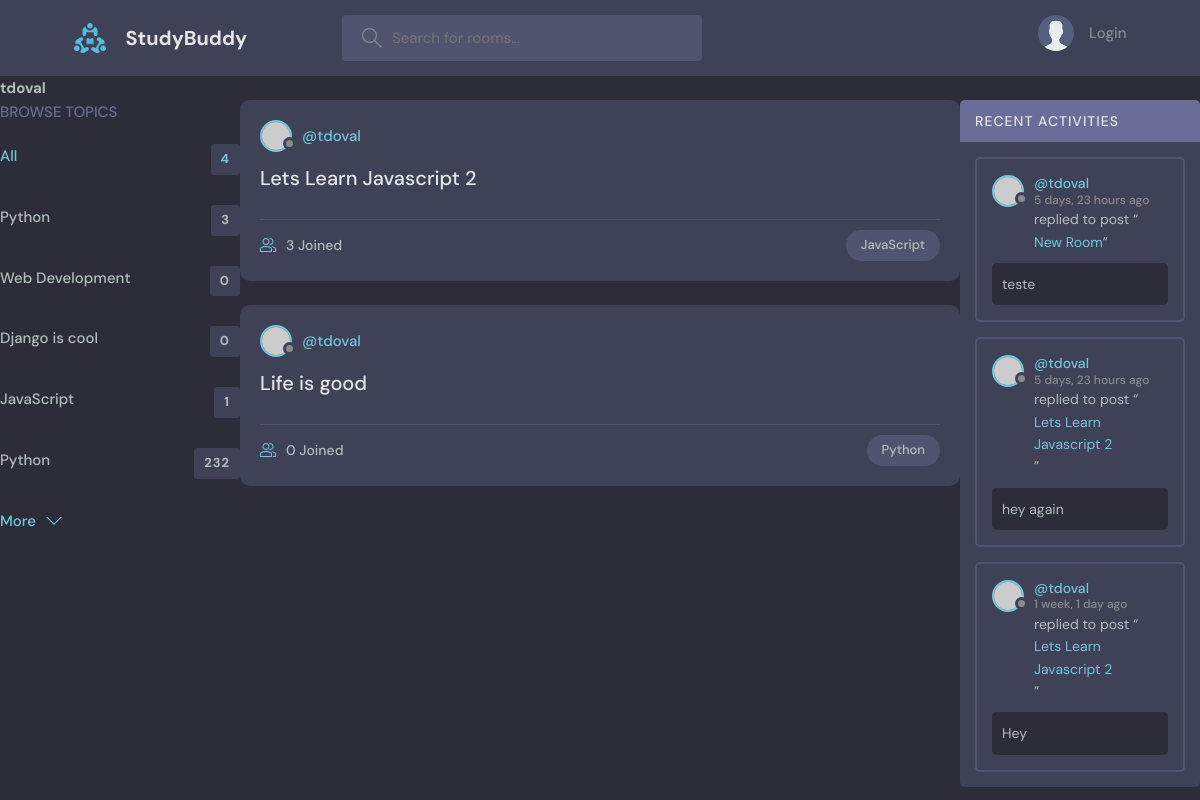
The app's page /profile/1/, older data.
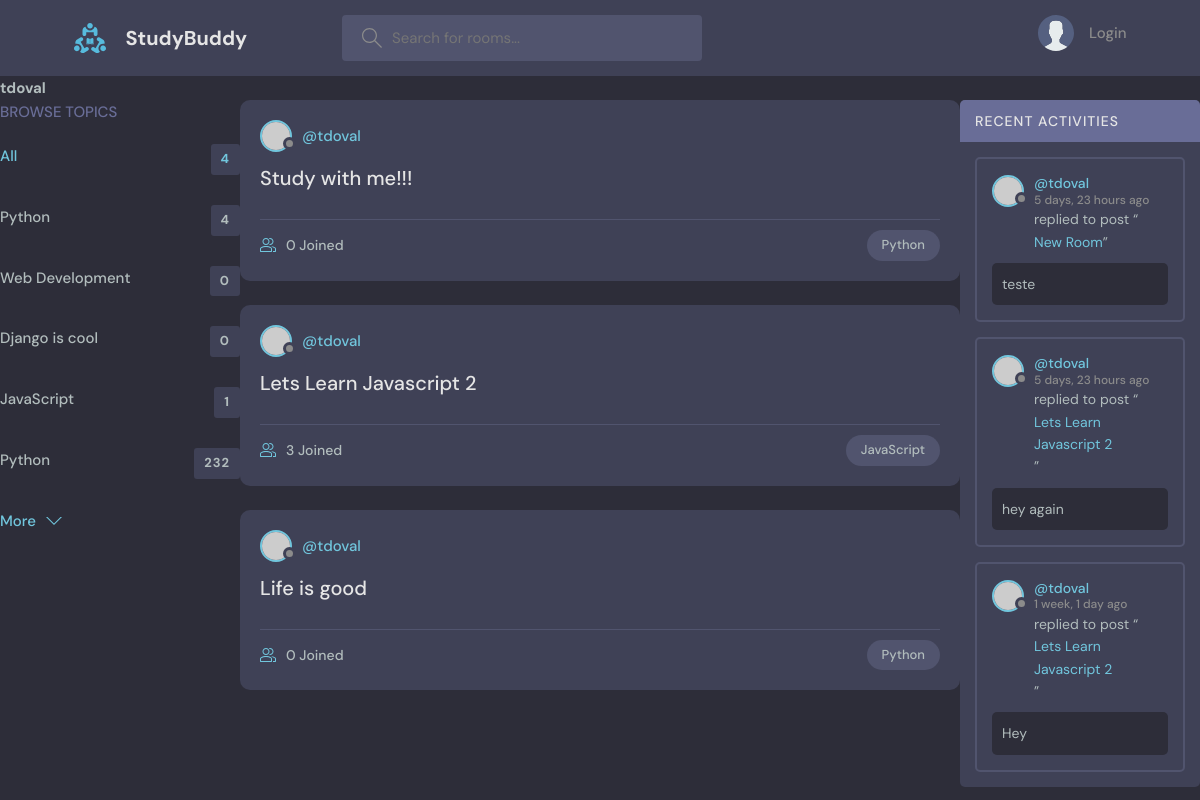
The same page, newer data.
### base/models.py (models this page shows, shortened)
class Topic(models.Model):
    name = models.CharField(max_length=200)

class Room(models.Model):
    host = models.ForeignKey(User, on_delete=models.SET_NULL, null=True)
    topic = models.ForeignKey(Topic, on_delete=models.SET_NULL, null=True)
    name = models.CharField(max_length=200)
    description = models.TextField(null=True, blank=True)
    participants = models.ManyToManyField(User, related_name='participants', blank=True)
    updated = models.DateTimeField(auto_now=True)
    created = models.DateTimeField(auto_now_add=True)
    class Meta:
        ordering = ['-updated', '-created']
    def __str__(self):
        return self.name

class Message(models.Model):
    user = models.ForeignKey(User, on_delete=models.CASCADE)
    room = models.ForeignKey(Room, on_delete=models.CASCADE)
    body = models.TextField()
    updated = models.DateTimeField(auto_now=True)
    created = models.DateTimeField(auto_now_add=True)
    class Meta:
        ordering = ['-updated', '-created']

### base/views.py (the view)
# urls.py: path('profile/<str:pk>/', views.userProfile, name="user-profile"),
def userProfile(request, pk):
    user = User.objects.get(id=pk)
    rooms = user.room_set.all()
    room_messages = user.message_set.all()
    topics = Topic.objects.all()
    context = {'user':user, 'rooms': rooms, 'room_messages':room_messages, 'topics':topics}
    return render(request, 'base/profile.html', context)

### base/templates/base/profile.html (shortened to what this page needs)
{% extends 'main.html' %}
{% block content %}
<h1>{{user.username}}</h1>
<div class="profile-container">
    <div>
        {% include 'base/topics_component.html' %}
    </div>
    <div>
        {% include 'base/feed_component.html' %}
    </div>
    <div>
        {% include 'base/activity_component.html' %}
    </div>
</div>
{% endblock content %}

### base/templates/base/topics_component.html
<div class="topics">
    <div class="topics__header">
      <h2>Browse Topics</h2>
    </div>
    <ul class="topics__list">
      <li>
        <a href="{% url 'home' %}" class="active">All <span>{{topics.count}}</span></a>
      </li>
      {% for topic in topics %}
      <li>
          <a href="{% url 'home' %}?q={{topic.name}}">{{topic.name}} <span>{{topic.room_set.all.count}}</span></a>
      </li>
      {% endfor %}
      <li>
        <a href="/">Python <span>232</span></a>
      </li>
    </ul>
    <a class="btn btn--link" href="topics.html">
      More
      <svg version="1.1" xmlns="http://www.w3.org/2000/svg" width="32" height="32" viewBox="0 0 32 32">
        <title>chevron-down</title>
        <path d="M16 21l-13-13h-3l16 16 16-16h-3l-13 13z"></path>
      </svg>
    </a>
  </div>

### base/templates/base/feed_component.html (shortened to what this page needs)
{% for room in rooms %}
<div class="roomListRoom">
    <div class="roomListRoom__header">
      <a href="{% url 'user-profile' room.host.id %}" class="roomListRoom__author">
        <div class="avatar avatar--small">
          <img src="https://randomuser.me/api/portraits/women/11.jpg" />
        </div>
        <span>@{{room.host.username}}</span>
      </a>
    </div>
    <div class="roomListRoom__content">
      <a href="{% url 'room' room.id %}">{{room.name}}</a>
    </div>
    <div class="roomListRoom__meta">
      <a href="{% url 'room' room.id %}" class="roomListRoom__joined">
        {{room.participants.all.count}} Joined
      </a>
      <p class="roomListRoom__topic">{{room.topic.name}}</p>
    </div>
</div>
{% endfor %}

### base/templates/base/activity_component.html (shortened to what this page needs)
<div class="activities">
    <div class="activities__header">
      <h2>Recent Activities</h2>
    </div>
    {% for message in room_messages %}
    <div class="activities__box">
      <div class="activities__boxHeader roomListRoom__header">
        <a href="{% url 'user-profile' message.user.id %}" class="roomListRoom__author">
          <div class="avatar avatar--small">
            <img src="https://randomuser.me/api/portraits/women/11.jpg" />
          </div>
          <p>
            @{{message.user}}
            <span>{{message.created|timesince}} ago</span>
          </p>
        </a>
      </div>
      <div class="activities__boxContent">
        <p>replied to post “<a href="{% url 'room' message.room.id %}}">{{message.room}}</a>”</p>
        <div class="activities__boxRoomContent">
            {{message.body}}
        </div>
      </div>
    </div>
    {% endfor %}
  </div>

Row changes from the older to the newer data that the page shows:
computed for Topic "Python": room_set.all.count "3" → "4"
added Room: host.username "tdoval", name "Study with me!!!", participants.all.count "0", topic.name "Python"
